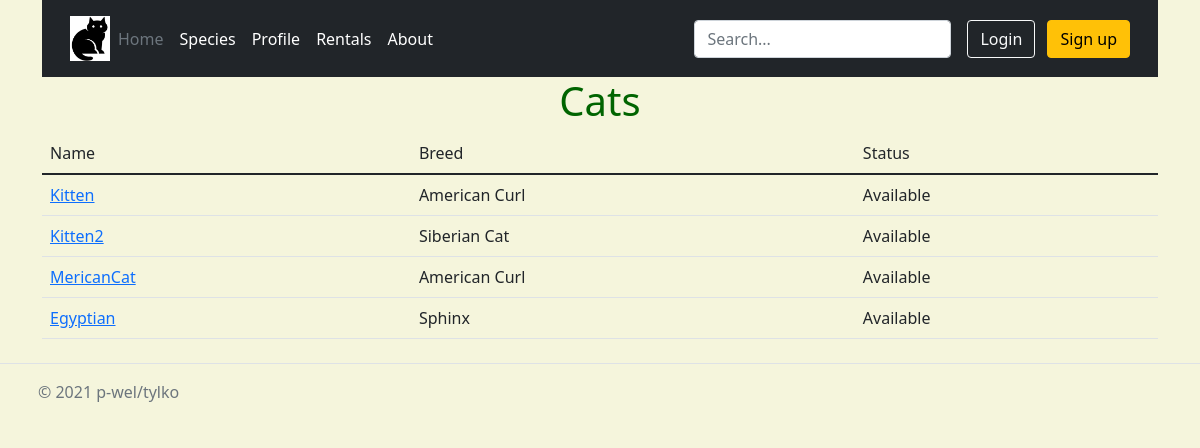
Screenshot of /species/1/ with the database file from the repository.
### cats/models.py (models this page shows, shortened)
class TimeStamped(models.Model, CheckAddDateMixin):
    created = models.DateTimeField(auto_now_add=True)
    modified = models.DateTimeField(auto_now=True)
    class Meta:
        abstract = True

class Cat(TimeStamped):
    name = models.CharField(max_length=50)
    breed = models.ForeignKey('cats.Breed', on_delete=models.CASCADE)
    """
    <Species: Breeds>
    - House cat: American Curl, Sphinx, Ragamuffin, Siberian Cat, Persian Cat
    - Farm cat: Sheep's Cat, Barn Cat
    - Feral cat: Bengal Tiger, Lion, Cheetah, Jaguar, Leopard
    """
    description = models.TextField(default=None, blank=True)
    available = models.BooleanField(default=True)
    creation_date = models.DateTimeField(auto_now_add=True)
    modification_date = models.DateTimeField(auto_now=True)
    user = models.ManyToManyField("auth.User", blank=True)

class Breed(models.Model):
    name = models.CharField(max_length=50)
    description = models.TextField(default=None, blank=True)
    species = models.ForeignKey('cats.Species', on_delete=models.CASCADE)
    def __str__(self):
        return f"{self.name}"

### cats/views.py (the view)
# urls.py: path('species/<int:species_id>/', cats_list, name="list"),
def cats_list(request, species_id):
    breeds = Breed.objects.all()
    cats = Cat.objects.all()
    species = species_id
    context = {'breeds_list': breeds, 'cats_list': cats, 'species_id': species}
    return render(request, 'cats/cats_list.html', context)

### cats/templates/cats/cats_list.html (shortened to what this page needs)
{% extends 'base.html' %}
{% block content %}
    <h1>Cats</h1>
    <table class="table table-condensed">
        <thead>
        <td>Name</td>
        <td>Breed</td>
        <td>Status</td>
        </thead>
        {% for cat in cats_list %}
            {% if cat.breed.species_id == species_id %}
            <tr>
                <td><a href="{% url 'cats:details' cat.id %}">{{ cat.name }}</a></td>
                <td>{{ cat.breed }}</td>
                <td>{% if cat.available == True %}Available{% else %}Rented{% endif %}</td>
            </tr>
            {% endif %}
        {% endfor %}
    </table>
{% endblock %}

### templates/base.html (style rules this page uses)
body { background-color: beige; }
h1 { color: darkgreen; text-align: center; }

### rows the page displays
Cat: name "Kitten", breed "American Curl", available "Available"
Cat: name "Kitten2", breed "Siberian Cat", available "Available"
Cat: name "MericanCat", breed "American Curl", available "Available"
Cat: name "Egyptian", breed "Sphinx", available "Available"
